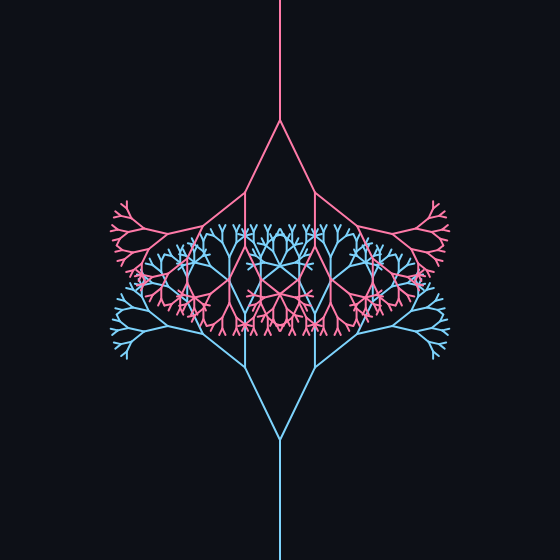
Frame 1 (no input)
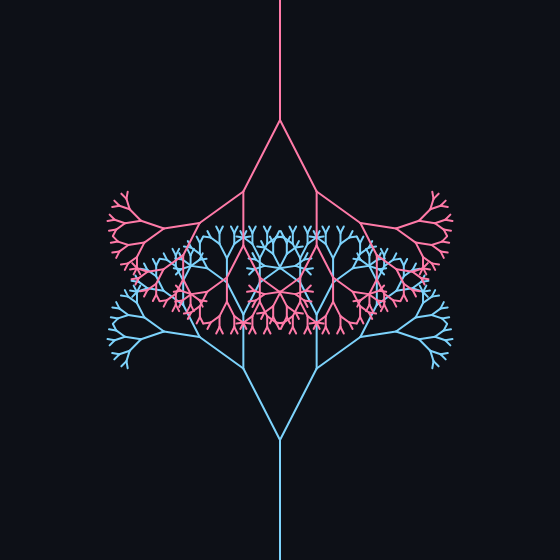
Frame 60 (no input)
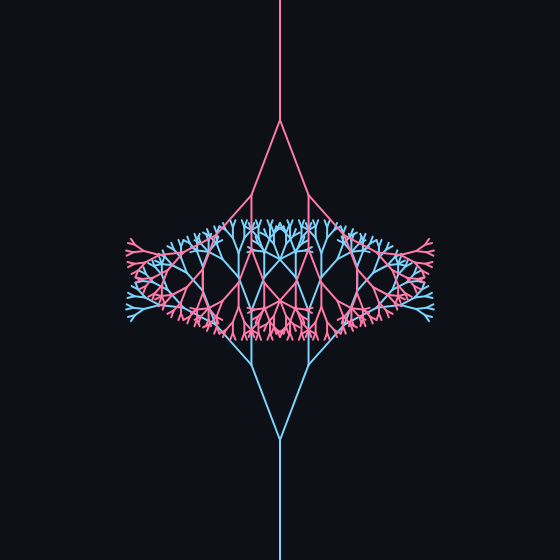
Frame 120 (the mouse pressed at the canvas centre since frame 60)

The p5.js sketch that drew these frames (run headless with seeded random() and noise() and a simulated clock; from frame 60 on, the mouse is pressed at the canvas centre):

// p5.js sketch
// ── sketch.js
let baseLength = 120;

function setup() {
  createCanvas(560, 560);
}

function draw() {
  background(13, 16, 23);
  const dynamicAngle = radians(25 + sin(frameCount * 0.05) * 15);

  strokeWeight(2);
  push();
  translate(width / 2, height);
  stroke(125, 211, 252);
  branch(baseLength, dynamicAngle);
  pop();

  push();
  translate(width / 2, 0);
  rotate(PI);
  stroke(255, 122, 168);
  branch(baseLength, dynamicAngle);
  pop();
}

function branch(length, angle) {
  line(0, 0, 0, -length);
  translate(0, -length);

  if (length > 10) {
    push();
    rotate(angle);
    branch(length * 0.67, angle);
    pop();

    push();
    rotate(-angle);
    branch(length * 0.67, angle);
    pop();
  }
}
